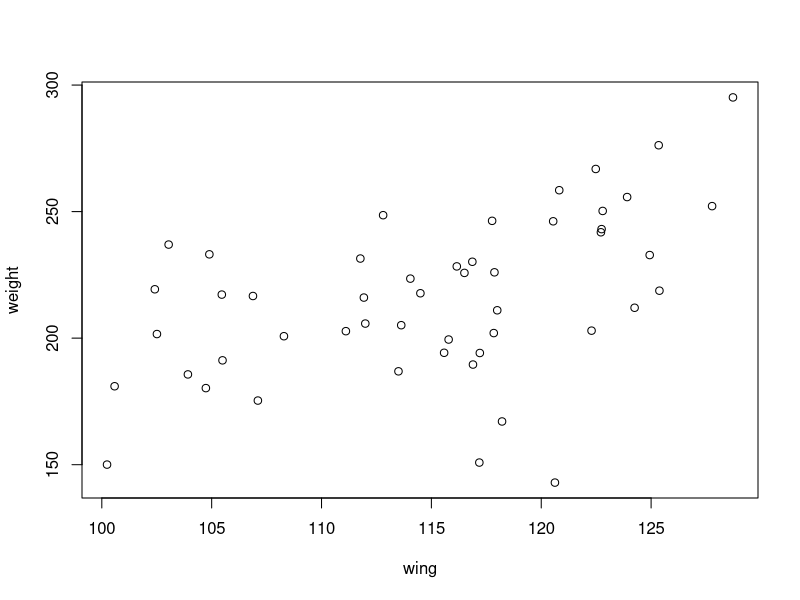
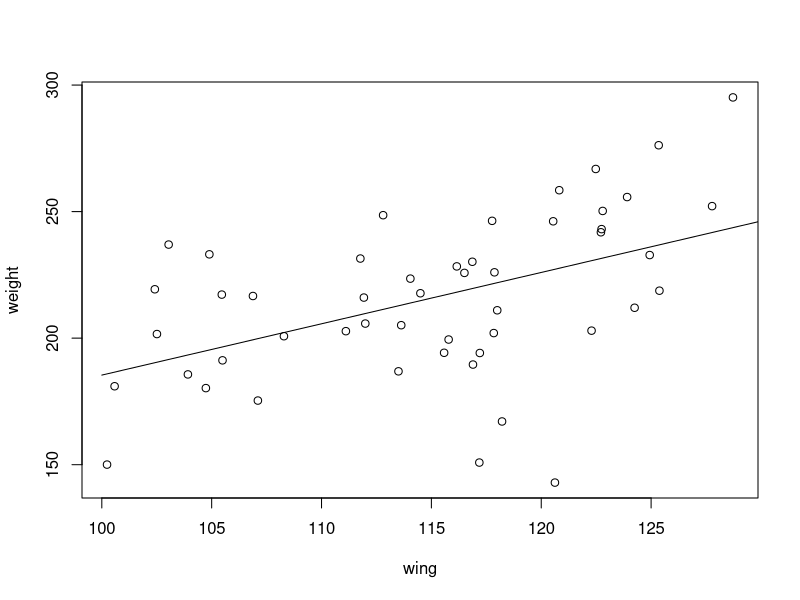
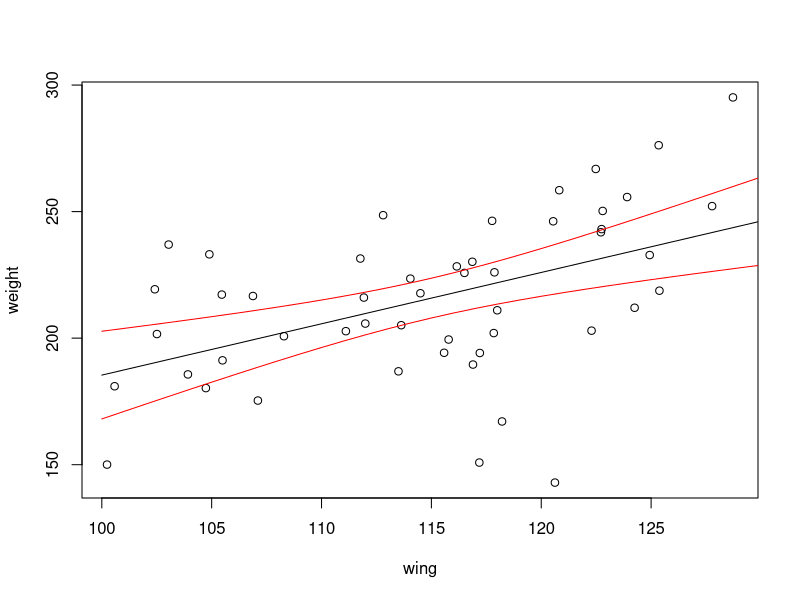
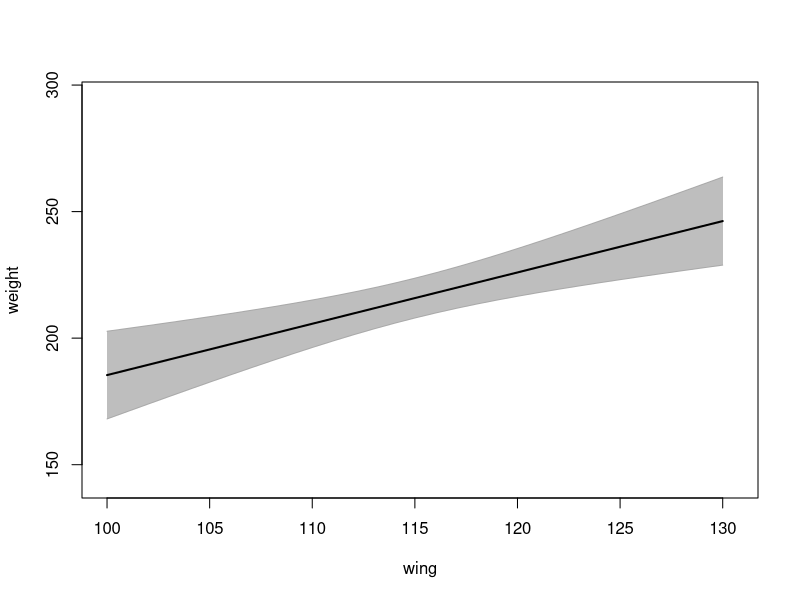
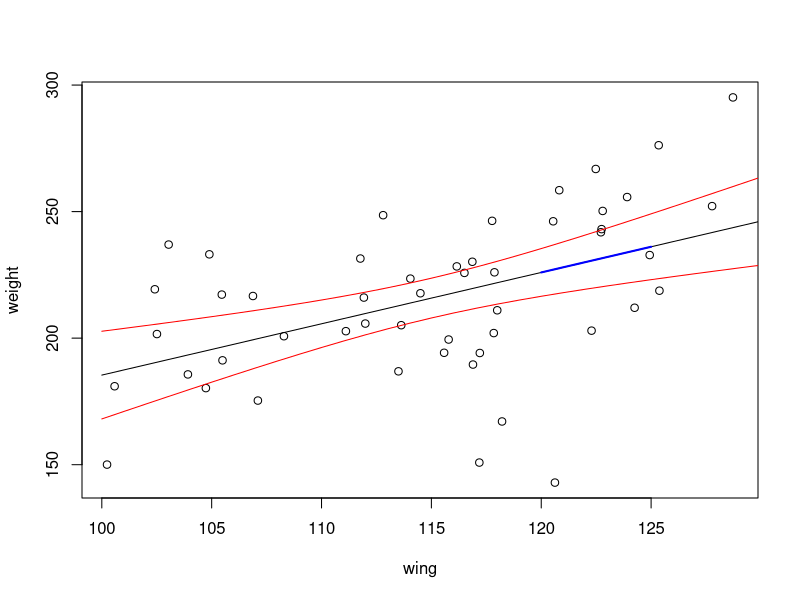
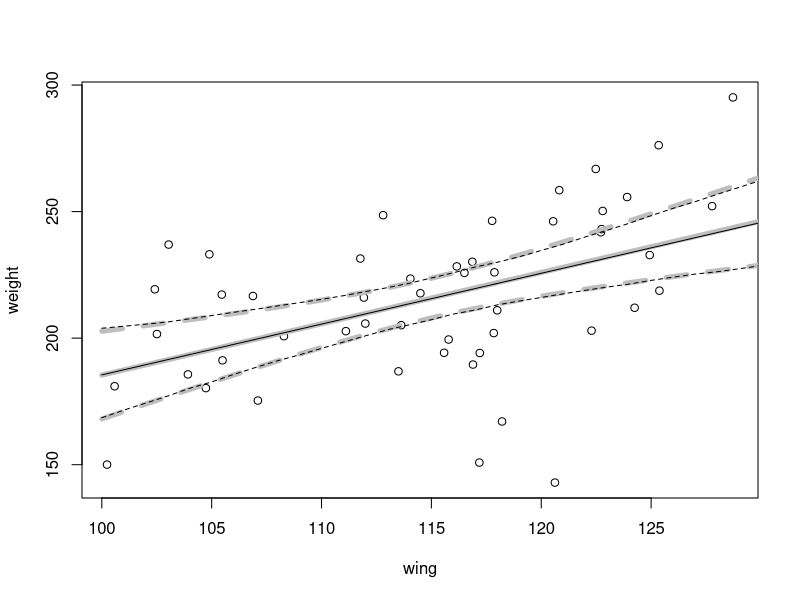
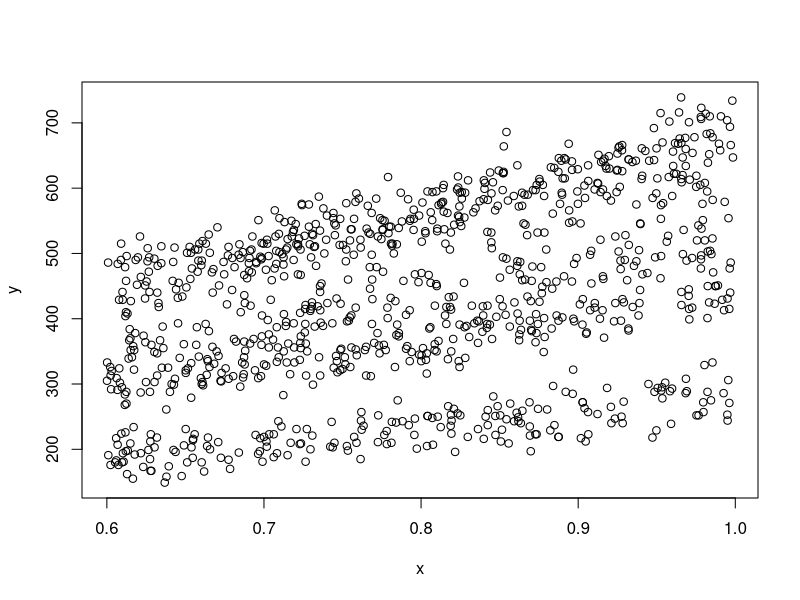
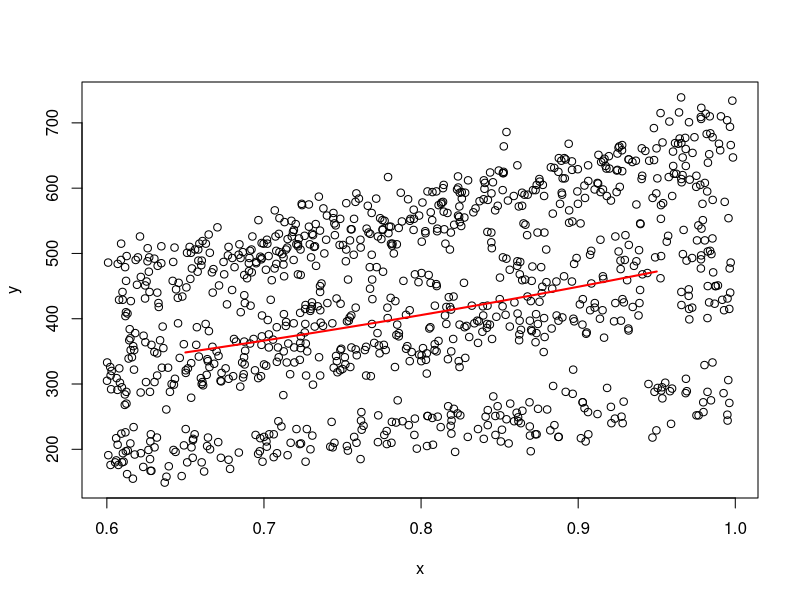

The R source for these figures, in order:
## ---- chunk 1
knitr::opts_chunk$set(echo = TRUE)
set.seed(48460)
## ---- chunk 2
N <- 50
a <- 10
b <- 1.76
e <- 30
wing_lo <- 100
wing_hi <- 130
## ---- chunk 3
wing <- runif(N, 100, 130)
## ---- chunk 4
weight <- rnorm(N, mean = a + b*wing, sd = e)
## ---- chunk 5
plot(weight~wing)
## ---- chunk 6
m <- lm(weight ~ wing)
summary(m)
## ---- chunk 7
require('arm')
library(arm)
display(m)
## ---- chunk 8
predict(m)
## ---- chunk 9
new_wings <- wing_lo:wing_hi
new_weights <- predict(m, newdata=data.frame(wing=new_wings))
## ---- chunk 10
plot(weight~wing)
lines(new_wings, new_weights)
## ---- chunk 11
new_weights <- predict(m, newdata=data.frame(wing=new_wings), se.fit=T)
new_weights
## ---- chunk 12
plot(weight~wing)
lines(new_wings, new_weights$fit) # This is the point predictions
lines(new_wings, new_weights$fit+1.96*new_weights$se.fit, col='red') # Upper CI for prediction
lines(new_wings, new_weights$fit-1.96*new_weights$se.fit, col='red') # Lower CI for prediction
## ---- chunk 13
point_pred <- new_weights$fit # This is the point predictions
lower_bound <- point_pred-new_weights$se.fit*1.96
upper_bound <- point_pred+new_weights$se.fit*1.96
# Empty axis space (type = "n"). Note I've added a bit of extra space on the right 
#  hand side of the figure, to make sure the polygon looks 'centered':
plot(weight~wing, type = "n", xlim = c(100,130.5)) 
# Add the upper/lower bound polygon. We surpress plotting of the borders by setting 
# these NA (otherwise there would be a border plotted on the left and right hand ends 
# as well as above and below):
polygon(c(new_wings, rev(new_wings)), c(lower_bound, rev(upper_bound)), 
        col = "grey", border = NA)
# Now add the lines as per the above figure. We make the point prediction line a bit 
# wider (lwd) and the upper and lower bound lines a different shade, so they stand out 
# from each other.
lines(new_wings, point_pred, lwd = 2) # This is the point predictions
lines(new_wings, upper_bound, col = "darkgrey") # Upper CI for prediction
lines(new_wings, lower_bound, col = "darkgrey") # Lower CI for prediction

## ---- chunk 14
coef(m)
## ---- chunk 15
more_new_wings <- 120:125
model.matrix(~more_new_wings)
mm <- model.matrix(~more_new_wings)
## ---- chunk 16
more_predictions <- mm %*% coef(m)
plot(weight~wing)
lines(new_wings, new_weights$fit) # This is the point predictions
lines(new_wings, new_weights$fit+1.96*new_weights$se.fit, col='red') # Upper CI for prediction
lines(new_wings, new_weights$fit-1.96*new_weights$se.fit, col='red') # Lower CI for prediction
lines(more_new_wings, more_predictions, lwd=2, col='blue')
## ---- chunk 17
m_sim <- sim(m,1000)
head(coef(m_sim)) # This just shows the first 6 rows; one for each simulated draw, and the columns are values for each model parameter.
## ---- chunk 18
more_new_wings2 <- 100:140
mm2 <- model.matrix(~more_new_wings2)
## ---- chunk 19
out <- as.data.frame(NULL)
for (i in 1:nrow(coef(m_sim)) ) {
  out <- rbind(out, as.vector(mm2 %*% coef(m_sim)[i,]))
}
out[1:5,1:5] # Check out the first few lines and columns
nrow(out)
ncol(out)
## ---- chunk 20
pred_mean <- apply(out, 2, mean)
pred_lower <- apply(out, 2, function(x) quantile(x, probs=c(0.025)))
pred_upper <- apply(out, 2, function(x) quantile(x, probs=c(0.975)))
## ---- chunk 21
plot(weight~wing)
lines(new_wings, new_weights$fit, lwd=5, col='grey') # This is the point predictions
lines(new_wings, new_weights$fit+1.96*new_weights$se.fit, lty='dashed', lwd=5, col='grey') # Upper CI for prediction
lines(new_wings, new_weights$fit-1.96*new_weights$se.fit, lty='dashed', lwd=5, col='grey') # Lower CI for prediction
lines(more_new_wings2, pred_mean)
lines(more_new_wings2, pred_lower, lty='dashed')
lines(more_new_wings2, pred_upper, lty='dashed')
## ---- chunk 22
n_groups <- 10      # Number of groups (random effect levels)
n_obs <- 100        # Number of observations per group
group_sd <- 0.5       # Group SD
b <- c(5, 1)      # Fixed effect "true" parameters
## ---- chunk 23
N <- n_groups*n_obs
RE <- rnorm(n_groups, mean=0, sd=group_sd)
x <- runif(N, 0.6, 1)
## ---- chunk 24
groupnames <- paste('group', rep(1:n_groups, each=n_obs), sep='')
groupnames <- factor(groupnames)
levels(groupnames)
## ---- chunk 25
dd <- data.frame(x=x, group=groupnames)
head(dd)
## ---- chunk 26
eta0 <- model.matrix(~x, data = dd) %*% b
eta <- eta0 + RE[dd$group]
## ---- chunk 27
mu <- exp(eta)
dd$y <- rpois(N, lambda = mu)
plot(y ~ x, data=dd)
## ---- chunk 28
glmm1 <- glmer(y ~ x + (1|group), data=dd, family='poisson')
display(glmm1)
## ---- chunk 29
head(predict(glmm1))
head(predict(glmm1, se.fit=T))
## ---- chunk 30
new_x <- seq(0.65,0.95,0.01)
pred1 <- predict(glmm1, newdata=data.frame(x=new_x), re.form=NA, type='response')
## ---- chunk 31
plot(y ~ x, data=dd)
lines(new_x, as.vector(pred1), lwd=2, col='red')
## ---- chunk 32
mm3 <- model.matrix(~new_x)    # Make a new model matrix of values new_x
glmm1_sim <- sim(glmm1, 1000)
out <- apply(fixef(glmm1_sim), 1, function(x) as.vector(exp(mm3 %*% x)))
out_mn <- apply(out, 1, mean)
out_lo <- apply(out, 1, function(x) quantile(x, probs=c(0.025)))
out_hi <- apply(out, 1, function(x) quantile(x, probs=c(0.975)))
## ---- chunk 33
plot(y ~ x, data=dd)
lines(new_x, as.vector(pred1), lwd=6, col='black')
lines(new_x, out_mn, lwd=1, col='red')
lines(new_x, out_lo, lwd=2, col='red', lty='dashed')
lines(new_x, out_hi, lwd=2, col='red', lty='dashed')
